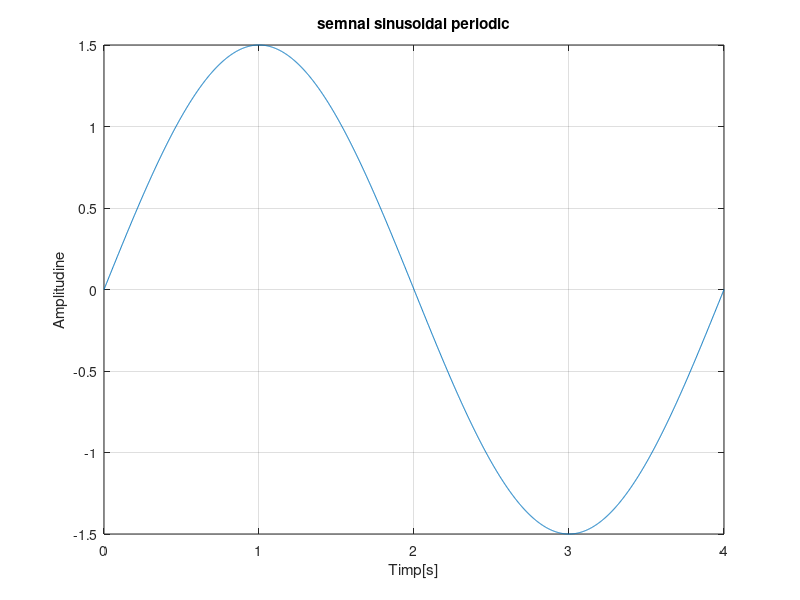

Here is the MATLAB script that generated this plot:
A=1.5; %amplitudinea
T=4;  %numarul de perioade
F=1/T; %freventa f
t=0:0.002:4; % timpul de la 0 la 4 secunde cu rezolutie temporara de 2ms
s=A*sin(2*pi*F*t); %sintaxa sin deseneaza un grafic sinusoidal cu amplitudinea A, perioada t si frecventa F
plot(t,s,'-')
xlabel('Timp[s]') %noteaza axa  ox pentru a reprezenta timpul
ylabel('Amplitudine') %noteaza axa oy pentru a reprezenta amplitudinea
title('semnal sinusoidal periodic')  %titlul graficului
grid;
